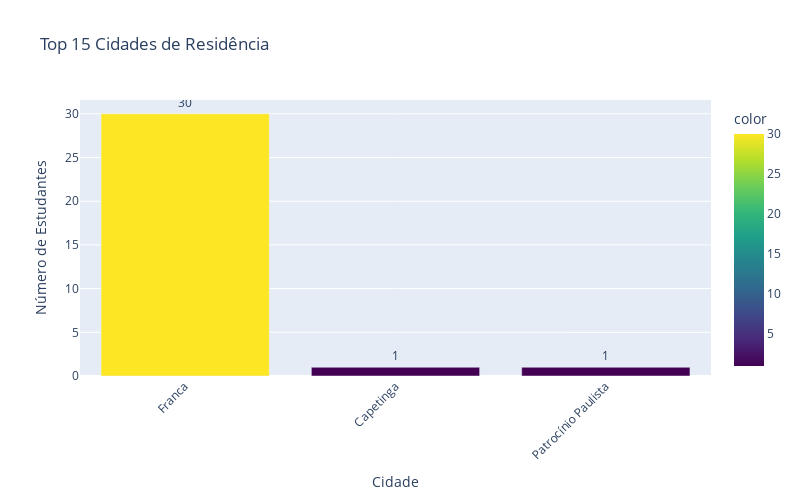

Write notebook code for a chart like this one.
### Markdown cell above
## 14. Exploração Visual dos Dados

### Code cell
# Visualização interativa das top cidades após padronização
def visualizar_distribuicao_cidades(df, col_cidade, top_n=15):
    # Aplicar padronização
    df_copy = df.copy()
    
    # Tratar coluna de cidades
    df_copy[col_cidade] = df_copy[col_cidade].fillna('Não informado')
    df_copy[col_cidade] = df_copy[col_cidade].astype(str).str.strip()
    
    # Padronizar nomes (insensível a maiúsculas/minúsculas)
    mapeamento = {
        'franca': 'Franca',
        'FRANCA': 'Franca',
        'franca/sp': 'Franca',
        'ribeirao preto': 'Ribeirão Preto',
        'ribeirao': 'Ribeirão Preto',
        'rib preto': 'Ribeirão Preto',
        'rib. preto': 'Ribeirão Preto',
        'batatais': 'Batatais',
        'sao joaquim da barra': 'São Joaquim da Barra',
        'sao joaquim': 'São Joaquim da Barra',
        'patrocinio paulista': 'Patrocínio Paulista',
        'igarapava': 'Igarapava',
        'orlândia': 'Orlândia',
        'orlandia': 'Orlândia',
        'pedregulho': 'Pedregulho',
        'cristais paulista': 'Cristais Paulista',
        'cristais': 'Cristais Paulista',
    }
    
    # Aplicar mapeamento
    for chave, valor in mapeamento.items():
        mask = df_copy[col_cidade].str.lower() == chave.lower()
        df_copy.loc[mask, col_cidade] = valor
    
    # Contar cidades
    city_counts = df_copy[col_cidade].value_counts().head(top_n)
    
    # Criar gráfico interativo
    fig = px.bar(
        x=city_counts.index,
        y=city_counts.values,
        title=f"Top {top_n} Cidades de Residência",
        labels={'x': 'Cidade', 'y': 'Número de Estudantes'},
        color=city_counts.values,
        color_continuous_scale='Viridis'
    )
    
    # Adicionar rótulos
    fig.update_traces(texttemplate='%{y}', textposition='outside')
    
    # Ajustar layout
    fig.update_layout(
        height=500,
        width=800,
        xaxis_tickangle=-45
    )
    
    return fig

# Criar visualização
fig = visualizar_distribuicao_cidades(df_original, 'Em qual cidade você reside?')
fig.show()

### Figure 1 — Plotly figure (JSON) as saved in the notebook; plotly's stock layout.template omitted (floating-point values rounded to 4 significant figures)
{"data": [{"hovertemplate": "Cidade=%{x}<br>Número de Estudantes=%{y}<br>color=%{marker.color}<extra></extra>", "legendgroup": "", "marker": {"color": [30, 1, 1], "coloraxis": "coloraxis", "pattern": {"shape": ""}}, "name": "", "orientation": "v", "showlegend": false, "textposition": "outside", "texttemplate": "%{y}", "type": "bar", "x": ["Franca", "Capetinga", "Patrocínio Paulista"], "xaxis": "x", "y": [30, 1, 1], "yaxis": "y"}], "layout": {"barmode": "relative", "coloraxis": {"colorbar": {"title": {"text": "color"}}, "colorscale": [[0, "#440154"], [0.1111, "#482878"], [0.2222, "#3e4989"], [0.3333, "#31688e"], [0.4444, "#26828e"], [0.5556, "#1f9e89"], [0.6667, "#35b779"], [0.7778, "#6ece58"], [0.8889, "#b5de2b"], [1, "#fde725"]]}, "height": 500, "legend": {"tracegroupgap": 0}, "title": {"text": "Top 15 Cidades de Residência"}, "width": 800, "xaxis": {"anchor": "y", "domain": [0, 1], "tickangle": -45, "title": {"text": "Cidade"}}, "yaxis": {"anchor": "x", "domain": [0, 1], "title": {"text": "Número de Estudantes"}}}}
